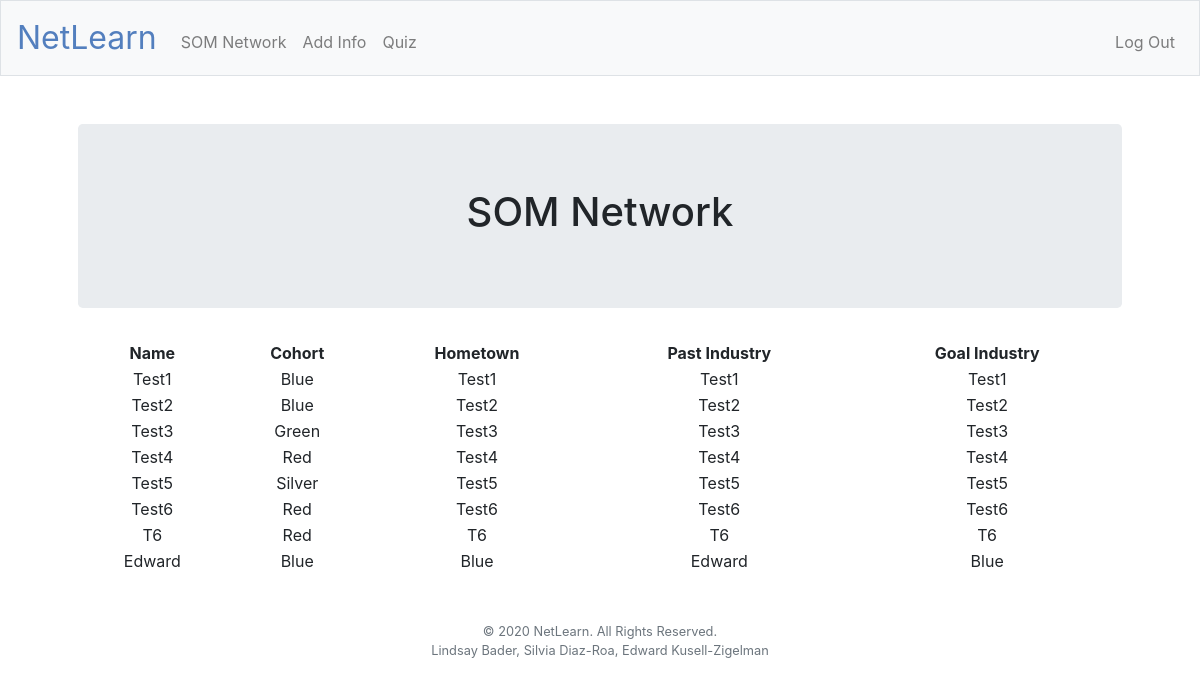
Page / (signed in) on the earlier database version.
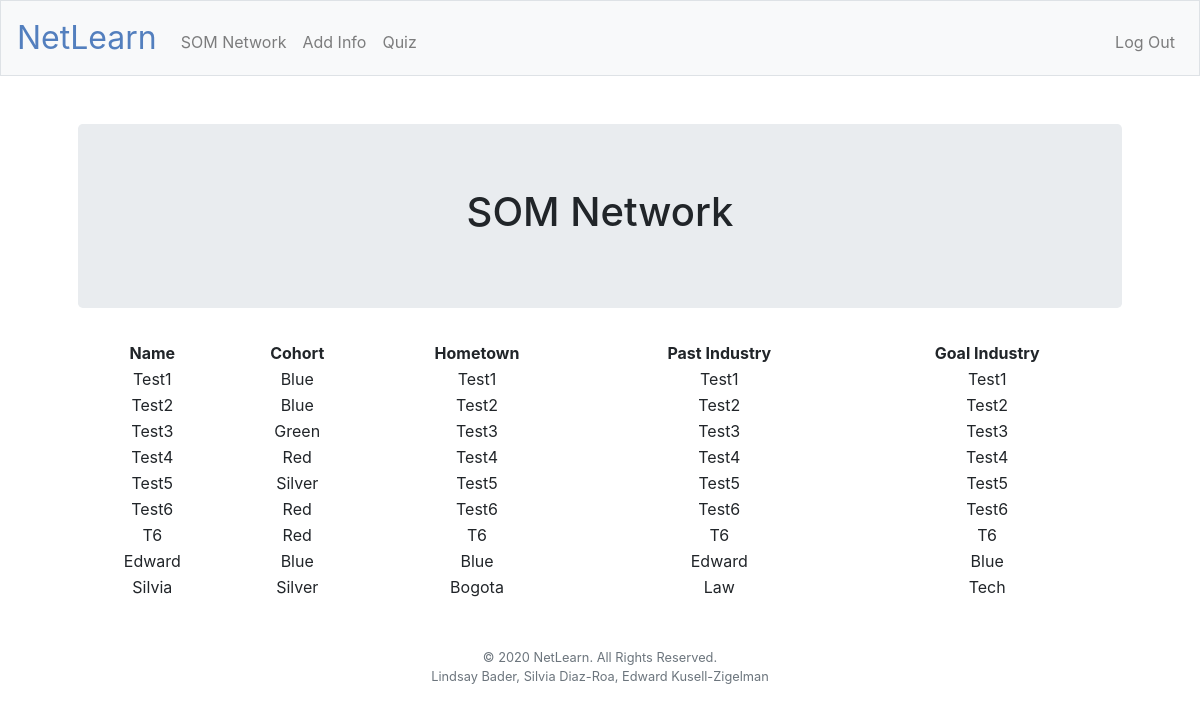
Same page on the later database version.
### tables this page shows
CREATE TABLE network (id INTEGER, name TEXT, cohort TEXT, hometown TEXT, past_industry TEXT, goal_industry TEXT, PRIMARY KEY(id));

### application.py (the view)
@app.route("/")
@login_required
def SOM_network():
    network = db.execute("SELECT * FROM network")
    return render_template("SOM_network.html", network = network)

### application.py (called while the page is built)
@app.after_request
def after_request(response):
    response.headers["Cache-Control"] = "no-cache, no-store, must-revalidate"
    response.headers["Expires"] = 0
    response.headers["Pragma"] = "no-cache"
    return response

### helpers.py (called while the page is built)
def login_required(f):
    @wraps(f)
    def decorated_function(*args, **kwargs):
        if session.get("user_id") is None:
            return redirect("/login")
        return f(*args, **kwargs)
    return decorated_function

### templates/SOM_network.html (shortened to what this page needs)
{% extends "layout.html" %}
{% block main %}
            <div class="jumbotron">
            <h1>SOM Network</h1>
            </div>
                <table style="width: 100%">
                    <thead>
                        <tr>
                            <th>Name</th>
                            <th>Cohort</th>
                            <th>Hometown</th>
                            <th>Past Industry</th>
                            <th>Goal Industry</th>
                        </tr>
                    </thead>
                    <tbody>
                        {% for row in network %}
                            <tr>
                                <td> {{ row.name}} </td>
                                <td> {{ row.cohort}} </td>
                                <td> {{ row.hometown}} </td>
                                <td> {{ row.past_industry}} </td>
                                <td> {{ row.goal_industry}} </td>
                            </tr>
                        {% endfor %}
                    </tbody>
                </table>
{% endblock %}

### templates/layout.html (shortened to what this page needs)
<!DOCTYPE html>
<html lang="en">
    <head>
        <link rel="stylesheet" href="https://cdn.jsdelivr.net/npm/bootstrap@4.5.3/dist/css/bootstrap.min.css">
        <link href="/static/styles.css" rel="stylesheet">
    </head>
    <body>
        <nav class="navbar navbar-expand-md navbar-light bg-light border">
            <a class="navbar-brand" href="/"><span class="blue">NetLearn</span></a>
            <div class="collapse navbar-collapse" id="navbar">
                {% if session.user_id %}
                    <ul class="navbar-nav mr-auto mt-2">
                        <li class="nav-item"><a class="nav-link" href="/">SOM Network</a></li>
                        <li class="nav-item"><a class="nav-link" href="/add_info">Add Info</a></li>
                        <li class="nav-item"><a class="nav-link" href="/quiz">Quiz</a></li>
                    </ul>
                    <ul class="navbar-nav ml-auto mt-2">
                        <li class="nav-item"><a class="nav-link" href="/logout">Log Out</a></li>
                    </ul>
                {% else %}
                    <ul class="navbar-nav ml-auto mt-2">
                        <li class="nav-item"><a class="nav-link" href="/create_account">Create Account</a></li>
                        <li class="nav-item"><a class="nav-link" href="/login">Log In</a></li>
                    </ul>
                {% endif %}
            </div>
        </nav>
        <main class="container p-5">
            {% block main %}{% endblock %}
        </main>
        <footer class="small text-center text-muted">
            &#169; 2020 NetLearn. All Rights Reserved.
            <br>
            Lindsay Bader, Silvia Diaz-Roa, Edward Kusell-Zigelman
        </footer>
    </body>
</html>

### static/styles.css (style rules this page uses)
nav .navbar-brand { font-size: xx-large; }
nav .navbar-brand .blue { color: #537fbe; }
main { overflow-x: auto; text-align: center; }

Differences in the rows shown:
added network: name "Silvia", cohort "Silver", hometown "Bogota", past_industry "Law", goal_industry "Tech"
